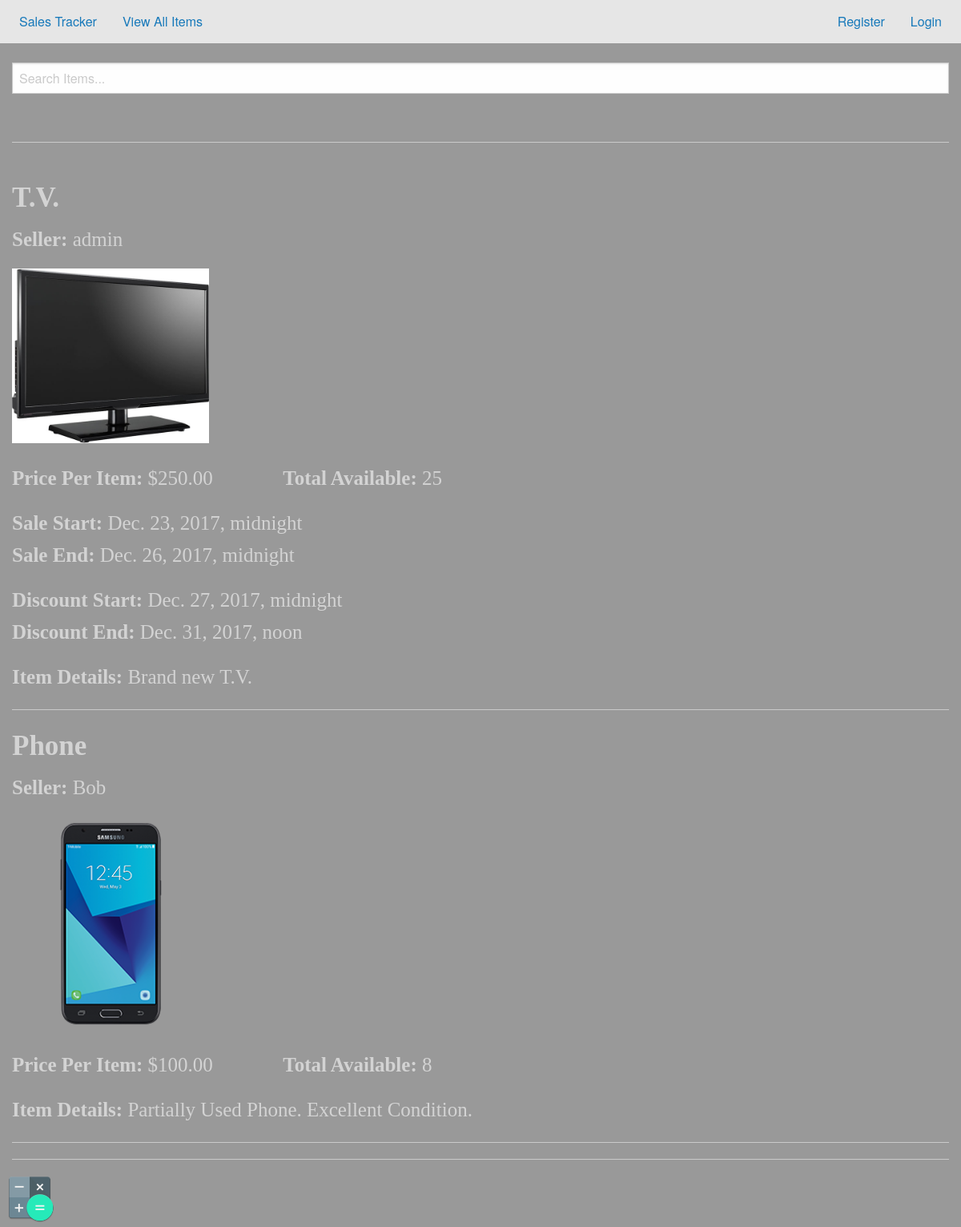
The page /all_items/ on the database its author committed.
### main_app/models.py (models this page shows, shortened)
class Item(models.Model):
	user = models.ForeignKey(
		User,
		on_delete = models.CASCADE,
		null = True
	)
	name = models.CharField(
		max_length = 32
	)
	cost = models.DecimalField(
		max_digits = 12,
		decimal_places = 2,
		default = 0.00
	)
	price = models.DecimalField(
		max_digits = 12,
		decimal_places = 2,
		default = 0.00
	)
	units_purchased = models.IntegerField(
		default = 0
	)
	units_available = models.IntegerField(
		default = 0
	)
	units_previously_sold = models.IntegerField(
		default = 0
	)
	units_sold = models.IntegerField(
		default = 0
	)
	sale_start = models.DateTimeField(
		null = True,
		blank = True
	)
	sale_end = models.DateTimeField(
		null = True,
		blank = True
	)
	discount_start = models.DateTimeField(
		null = True,
		blank = True
	)
	discount_end = models.DateTimeField(
		null = True,
		blank = True
	)
	details = models.TextField()
	date_created = models.DateTimeField(
		auto_now_add = True
	)
	date_updated = models.DateTimeField(
		auto_now = True
	)

class ItemImage(models.Model):
	item = models.ForeignKey(
		Item,
		on_delete = models.CASCADE
	)
	file = models.ImageField(
		upload_to = UserDirectoryPath
	)
	alt = models.CharField(
		max_length = 32
	)

### main_app/views.py (the view)
# urls.py: url(r'^all_items/$', views.all_items, name="all_items"),
def all_items(request):
	items = GET_ITEMS()
	context = {
		'items': items,
		'sellers_online': GET_ONLINE_USERS(items)
	}
	return render(request, 'all_items.html', context)

### main_app/context_processors.py (called while the page is built)
def processors(request):
    if request.user.username and not AccountSettings.objects.filter(user=request.user):
        AccountSettings.objects.create(
            user = request.user,
            deny_chat = False,
            online = True,
        )
    deny_chat = "false"
    if request.user.username:
        if request.user.settings.deny_chat:
            deny_chat = "true"
    return {
        'website_name': "Sales Tracker",
        'username': request.user.username,
        'deny_chat': deny_chat
    }

### main_app/views.py (called while the page is built)
def GET_ITEMS(start=0, end=25):
	items = Item.objects.all().order_by('-units_sold')[start:end]
	for item in items:
		item.images = []
		for image in ItemImage.objects.filter(item=item):
			item.images.append((image.file.url, image.alt))
	return items

def GET_ONLINE_USERS(items):
	sellers_online = []
	for item in items:
		sellers_online.append((item.id, item.user.settings.online, item.user.settings.deny_chat))
	return sellers_online

### main_app/templates/all_items.html (shortened to what this page needs)
{% extends 'base.html' %}
{% block content %}
	<body class="allitems">
	<br>
	<input type="search" placeholder="Search Items..." oninput="searchItems(this.value)" autofocus>
	<br><hr><br>
	{% include 'sub_templates/all_items.html' %}
	</body>
{% endblock %}

### main_app/templates/sub_templates/all_items.html (shortened to what this page needs)
<div id="all-items-cont">
	{% for item in items %}
		<div class="item-cont">
			<h3>{{ item.name }}</h3>
			<p><strong>Seller:</strong> {{ item.user.username }}</p>
			{% for image_tuple in item.images %}
				{% if forloop.counter <= 3 %}
					<img class="img-cont" src="{{ image_tuple.0 }}" alt="{{ image_tuple.1 }}">
				{% endif %}
			{% endfor %}
			<br><br>
			<p>
				<strong>Price Per Item:</strong> ${{ item.price }}
				<strong>Total Available:</strong> {{ item.units_available }}
			</p>
			{% if item.sale_start and item.sale_end %}
				<p>
					<strong>Sale Start:</strong> {{ item.sale_start }}
					<br>
					<strong>Sale End:</strong> {{ item.sale_end }}
				</p>
			{% endif %}
			{% if item.discount_start and item.discount_end %}
				<p>
					<strong>Discount Start:</strong> {{ item.discount_start }}
					<br>
					<strong>Discount End:</strong> {{ item.discount_end }}
				</p>
			{% endif %}
			<p><strong>Item Details:</strong> {{ item.details }}</p>
		</div>
		<hr>
	{% endfor %}
</div>
<hr>

### main_app/static/css/app.css (style rules this page uses)
h3 { color: LightGrey; font-size: 35px; font-family: "Times New Roman"; font-weight: bold; }
p { color: LightGrey; font-size: 25px; font-family: "Times New Roman"; }
body { background: SteelBlue; padding-bottom: 64px; }
body.allitems { background: linear-gradient( rgba(0, 0, 0, 0.4), rgba(0, 0, 0, 0.4) ), url("https://i.imgur.com/5dXWOCL.jpg"); }
.img-cont { width: 23%; padding-right: 2%; }

### rows shown on the page
Item: name "T.V.", user.username "admin", price "250.00", units_available "25", sale_start "Dec. 23, 2017, midnight", sale_end "Dec. 26, 2017, midnight", discount_start "Dec. 27, 2017, midnight", discount_end "Dec. 31, 2017, noon", details "Brand new T.V."
Item: name "Phone", user.username "Bob", alt (picture), price "100.00", units_available "8", details "Partially Used Phone. Excellent Condition."
